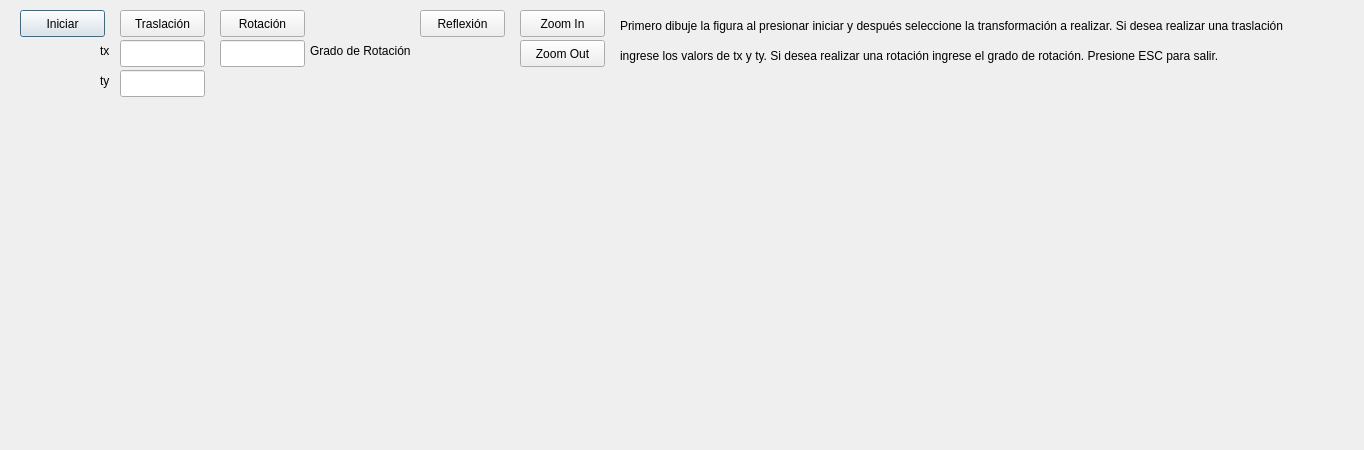
<?xml version="1.0" encoding="UTF-8"?>
<ui version="4.0">
 <class>arcWindow</class>
 <widget class="QDialog" name="arcWindow">
  <property name="geometry">
   <rect>
    <x>0</x>
    <y>0</y>
    <width>1364</width>
    <height>450</height>
   </rect>
  </property>
  <property name="windowTitle">
   <string>Arcos</string>
  </property>
  <widget class="QPushButton" name="pushButton">
   <property name="geometry">
    <rect>
     <x>20</x>
     <y>10</y>
     <width>85</width>
     <height>27</height>
    </rect>
   </property>
   <property name="text">
    <string>Iniciar</string>
   </property>
  </widget>
  <widget class="QPushButton" name="pushButton_2">
   <property name="geometry">
    <rect>
     <x>120</x>
     <y>10</y>
     <width>85</width>
     <height>27</height>
    </rect>
   </property>
   <property name="cursor">
    <cursorShape>UpArrowCursor</cursorShape>
   </property>
   <property name="text">
    <string>Traslación</string>
   </property>
  </widget>
  <widget class="QPushButton" name="pushButton_3">
   <property name="geometry">
    <rect>
     <x>220</x>
     <y>10</y>
     <width>85</width>
     <height>27</height>
    </rect>
   </property>
   <property name="text">
    <string>Rotación</string>
   </property>
  </widget>
  <widget class="QPushButton" name="pushButton_4">
   <property name="geometry">
    <rect>
     <x>520</x>
     <y>10</y>
     <width>85</width>
     <height>27</height>
    </rect>
   </property>
   <property name="text">
    <string>Zoom In</string>
   </property>
  </widget>
  <widget class="QPushButton" name="pushButton_5">
   <property name="geometry">
    <rect>
     <x>520</x>
     <y>40</y>
     <width>85</width>
     <height>27</height>
    </rect>
   </property>
   <property name="text">
    <string>Zoom Out</string>
   </property>
  </widget>
  <widget class="QPushButton" name="pushButton_6">
   <property name="geometry">
    <rect>
     <x>420</x>
     <y>10</y>
     <width>85</width>
     <height>27</height>
    </rect>
   </property>
   <property name="text">
    <string>Reflexión</string>
   </property>
  </widget>
  <widget class="QLabel" name="label">
   <property name="geometry">
    <rect>
     <x>620</x>
     <y>10</y>
     <width>821</width>
     <height>31</height>
    </rect>
   </property>
   <property name="text">
    <string>Primero dibuje la figura al presionar iniciar y después seleccione la transformación a realizar. Si desea realizar una traslación</string>
   </property>
  </widget>
  <widget class="QLabel" name="label_2">
   <property name="geometry">
    <rect>
     <x>620</x>
     <y>40</y>
     <width>821</width>
     <height>31</height>
    </rect>
   </property>
   <property name="text">
    <string>ingrese los valors de tx y ty. Si desea realizar una rotación ingrese el grado de rotación. Presione ESC para salir.</string>
   </property>
  </widget>
  <widget class="QLineEdit" name="lineEdit">
   <property name="geometry">
    <rect>
     <x>120</x>
     <y>40</y>
     <width>85</width>
     <height>27</height>
    </rect>
   </property>
   <property name="clearButtonEnabled">
    <bool>true</bool>
   </property>
  </widget>
  <widget class="QLineEdit" name="lineEdit_2">
   <property name="geometry">
    <rect>
     <x>220</x>
     <y>40</y>
     <width>85</width>
     <height>27</height>
    </rect>
   </property>
   <property name="autoFillBackground">
    <bool>false</bool>
   </property>
   <property name="clearButtonEnabled">
    <bool>true</bool>
   </property>
  </widget>
  <widget class="QLabel" name="label_3">
   <property name="geometry">
    <rect>
     <x>100</x>
     <y>40</y>
     <width>16</width>
     <height>21</height>
    </rect>
   </property>
   <property name="text">
    <string>tx</string>
   </property>
  </widget>
  <widget class="QLineEdit" name="lineEdit_3">
   <property name="geometry">
    <rect>
     <x>120</x>
     <y>70</y>
     <width>85</width>
     <height>27</height>
    </rect>
   </property>
   <property name="clearButtonEnabled">
    <bool>true</bool>
   </property>
  </widget>
  <widget class="QLabel" name="label_4">
   <property name="geometry">
    <rect>
     <x>100</x>
     <y>70</y>
     <width>16</width>
     <height>21</height>
    </rect>
   </property>
   <property name="text">
    <string>ty</string>
   </property>
  </widget>
  <widget class="QLabel" name="label_5">
   <property name="geometry">
    <rect>
     <x>310</x>
     <y>40</y>
     <width>111</width>
     <height>21</height>
    </rect>
   </property>
   <property name="text">
    <string>Grado de Rotación</string>
   </property>
  </widget>
 </widget>
 <resources/>
 <connections/>
</ui>
